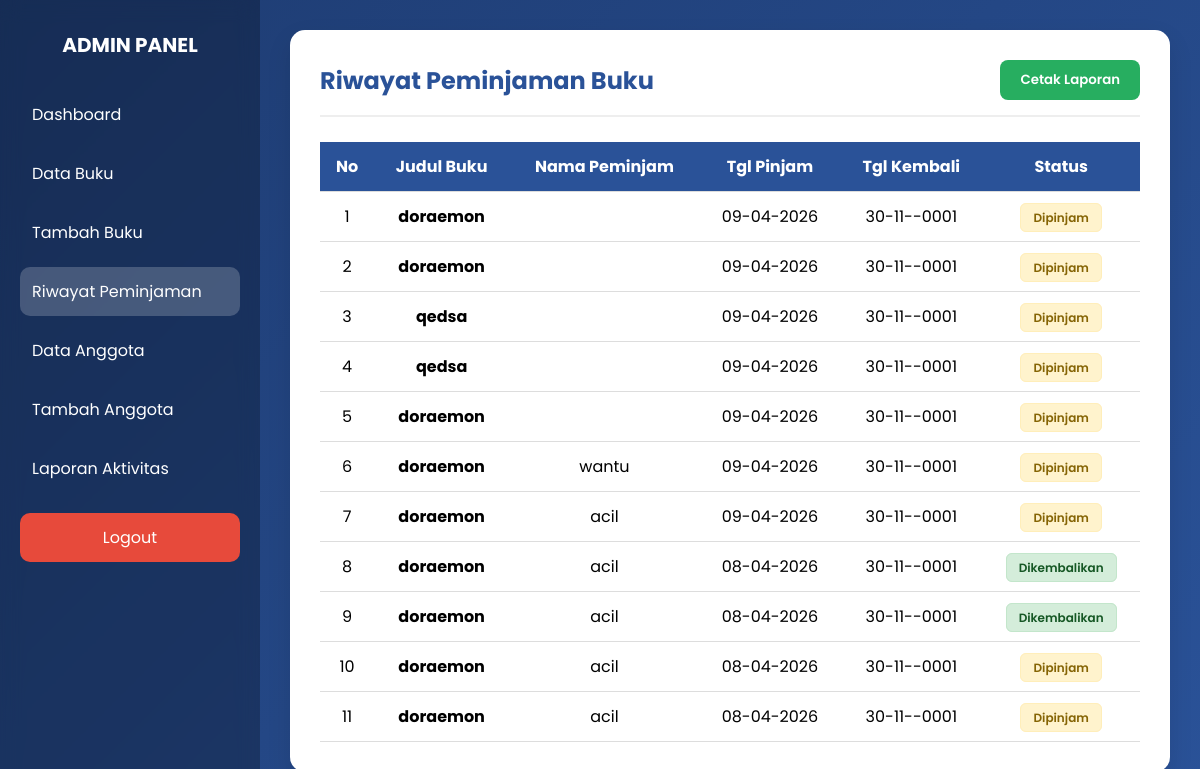
The app's page /project_rafli/admin/riwayat_peminjaman.php (signed in) with its own data.
### tables this page shows
CREATE TABLE `peminjaman` (
  `id` int(11) NOT NULL,
  `id_buku` int(11) NOT NULL,
  `nama_peminjam` varchar(100) NOT NULL,
  `jumlah` int(11) NOT NULL DEFAULT 1,
  `tanggal_pinjam` date NOT NULL,
  `tanggal_kembali` date NOT NULL,
  `status` varchar(20) DEFAULT 'Dipinjam'
);

CREATE TABLE `buku` (
  `id` int(11) NOT NULL,
  `judul` varchar(100) NOT NULL,
  `pengarang` varchar(100) NOT NULL,
  `penerbit` varchar(100) NOT NULL,
  `tahun_terbit` year(4) NOT NULL,
  `stok` int(11) NOT NULL,
  `foto` varchar(255) DEFAULT NULL
);

### project_rafli/admin/riwayat_peminjaman.php (the view, shortened to what this page needs)
<?php
include '../config.php';
$query = mysqli_query($koneksi, "
    SELECT peminjaman.*, buku.judul
    FROM peminjaman
    JOIN buku ON peminjaman.id_buku = buku.id
    ORDER BY peminjaman.id DESC
");
?>
<!DOCTYPE html>
<html lang="id">
<head>
</head>
<body>
<div class="wrapper">
    <div class="sidebar">
        <h3>ADMIN PANEL</h3>
        <a href="dashboard_admin.php">Dashboard</a>
        <a href="data_buku.php">Data Buku</a>
        <a href="tambah_buku.php">Tambah Buku</a>
        <a href="riwayat_peminjaman.php" class="active">Riwayat Peminjaman</a>
        <a href="data_anggota.php">Data Anggota</a>
        <a href="tambah_anggota.php">Tambah Anggota</a>
        <a href="laporan_aktivitas.php">Laporan Aktivitas</a>
        <a href="../logout.php" class="logout">Logout</a>
    </div>
    <div class="content">
        <div class="container">
            <div class="header-box">
                <h2>Riwayat Peminjaman Buku</h2>
                <button onclick="window.print()" class="btn-cetak">Cetak Laporan</button>
            </div>
            <table>
                <thead>
                    <tr>
                        <th>No</th>
                        <th>Judul Buku</th>
                        <th>Nama Peminjam</th>
                        <th>Tgl Pinjam</th>
                        <th>Tgl Kembali</th>
                        <th>Status</th>
                    </tr>
                </thead>
                <tbody>
                    <?php
                    $no = 1;
                    while ($row = mysqli_fetch_assoc($query)) {
                        $statusClass = ($row['status'] == 'Dipinjam') ? 'dipinjam' : 'kembali';
                    ?>
                    <tr>
                        <td><?= $no++; ?></td>
                        <td><strong><?= htmlspecialchars($row['judul']); ?></strong></td>
                        <td><?= htmlspecialchars($row['nama_peminjam']); ?></td>
                        <td><?= date('d-m-Y', strtotime($row['tanggal_pinjam'])); ?></td>
                        <td><?= ($row['tanggal_kembali']) ? date('d-m-Y', strtotime($row['tanggal_kembali'])) : '-'; ?></td>
                        <td>
                            <span class="badge <?= $statusClass ?>">
                                <?= $row['status']; ?>
                            </span>
                        </td>
                    </tr>
                    <?php } ?>
                </tbody>
            </table>
        </div>
    </div>
</div>
</body>
</html>

### project_rafli/admin/riwayat_peminjaman.php (style rules this page uses)
* { margin: 0; padding: 0; box-sizing: border-box; font-family: 'Poppins', sans-serif; }
body { min-height: 100vh; background: linear-gradient(135deg, #1e3c72, #2a5298); }
.wrapper { display: flex; min-height: 100vh; }
.sidebar { width: 260px; background: rgba(0, 0, 0, .25); backdrop-filter: blur(10px); color: white; padding: 30px 20px; position: fixed; height: 100vh; }
.sidebar h3 { text-align: center; margin-bottom: 30px; font-size: 20px; }
.sidebar a { display: block; padding: 12px; color: white; text-decoration: none; border-radius: 10px; margin-bottom: 10px; transition: 0.3s; }
.sidebar a:hover, .sidebar a.active { background: rgba(255, 255, 255, 0.2); }
.sidebar .logout { background: #e74a3b; margin-top: 20px; text-align: center; }
.content { flex: 1; padding: 30px; margin-left: 260px; }
.container { background: white; padding: 30px; border-radius: 15px; box-shadow: 0 10px 25px rgba(0,0,0,0.1); }
.header-box { display: flex; justify-content: space-between; align-items: center; margin-bottom: 25px; border-bottom: 2px solid #eee; padding-bottom: 15px; }
h2 { color: #2a5298; }
table { width: 100%; border-collapse: collapse; }
table th, table td { padding: 12px; text-align: center; border-bottom: 1px solid #ddd; }
table th { background: #2a5298; color: white; }
.btn-cetak { background: #27ae60; color: white; border: none; padding: 10px 20px; border-radius: 8px; font-weight: 600; cursor: pointer; transition: 0.3s; }
.badge { padding: 5px 12px; border-radius: 6px; font-size: 12px; font-weight: 600; }
.dipinjam { color: #856404; background: #fff3cd; border: 1px solid #ffeeba; }
.kembali { color: #155724; background: #d4edda; border: 1px solid #c3e6cb; }

### records on screen
peminjaman: id_buku.judul "doraemon", tanggal_pinjam "09-04-2026", tanggal_kembali "30-11--0001", status "Dipinjam"
peminjaman: id_buku.judul "doraemon", tanggal_pinjam "09-04-2026", tanggal_kembali "30-11--0001", status "Dipinjam"
peminjaman: id_buku.judul "qedsa", tanggal_pinjam "09-04-2026", tanggal_kembali "30-11--0001", status "Dipinjam"
peminjaman: id_buku.judul "qedsa", tanggal_pinjam "09-04-2026", tanggal_kembali "30-11--0001", status "Dipinjam"
peminjaman: id_buku.judul "doraemon", tanggal_pinjam "09-04-2026", tanggal_kembali "30-11--0001", status "Dipinjam"
peminjaman: id_buku.judul "doraemon", nama_peminjam "wantu", tanggal_pinjam "09-04-2026", tanggal_kembali "30-11--0001", status "Dipinjam"
peminjaman: id_buku.judul "doraemon", nama_peminjam "acil", tanggal_pinjam "09-04-2026", tanggal_kembali "30-11--0001", status "Dipinjam"
peminjaman: id_buku.judul "doraemon", nama_peminjam "acil", tanggal_pinjam "08-04-2026", tanggal_kembali "30-11--0001", status "Dikembalikan"
peminjaman: id_buku.judul "doraemon", nama_peminjam "acil", tanggal_pinjam "08-04-2026", tanggal_kembali "30-11--0001", status "Dikembalikan"
peminjaman: id_buku.judul "doraemon", nama_peminjam "acil", tanggal_pinjam "08-04-2026", tanggal_kembali "30-11--0001", status "Dipinjam"
peminjaman: id_buku.judul "doraemon", nama_peminjam "acil", tanggal_pinjam "08-04-2026", tanggal_kembali "30-11--0001", status "Dipinjam"
